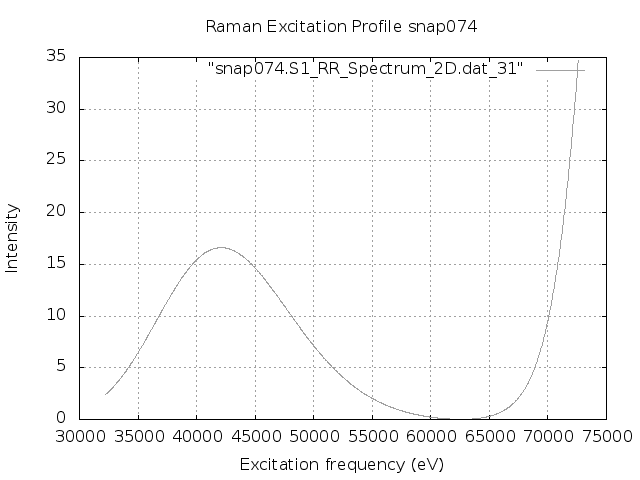

Generate this figure with gnuplot:
set terminal png
set output "snap074.S1.REP.png"
set xlabel 'Excitation frequency (eV)'
set ylabel 'Intensity'
set title "Raman Excitation Profile snap074"
set grid
set autoscale
plot "snap074.S1_RR_Spectrum_2D.dat_31" with lines lc "blue"
exit
